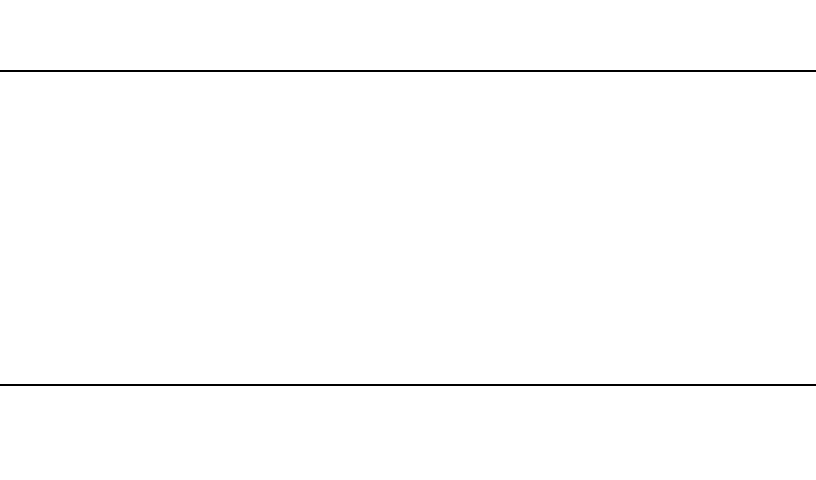

Rendered tile map (Tiled .tmx) drawn with the repository's tilesets; below, a short description and the map source with its tile grids summarised:
An orthogonal 34x20 tile map with 24x24 px tiles, 2 tile layers (BackgroundColor, Platform), 2 hidden layers not drawn.

<map version="1.0" orientation="orthogonal" width="34" height="20" tilewidth="24" tileheight="24">
 <tileset firstgid="1" name="Tile_source" tilewidth="24" tileheight="24">
  <image source="Tile_source.png" width="800" height="480" />
 </tileset>
 <layer name="BackgroundColor" width="34" height="20">
  <data>[680 cells, 680 non-empty, 1 distinct tile ids]</data>
 </layer>
 <layer name="Platform" width="34" height="20">
  <data>[680 cells, 238 non-empty, 3 distinct tile ids]</data>
 </layer>
 <layer name="Dynamic" width="34" height="20" visible="0">
  <data>[680 cells, 108 non-empty, 9 distinct tile ids]</data>
 </layer>
 <layer name="Decoration" width="34" height="20" visible="0">
  <data>[680 cells, 0 non-empty, 0 distinct tile ids]</data>
 </layer>
</map>
